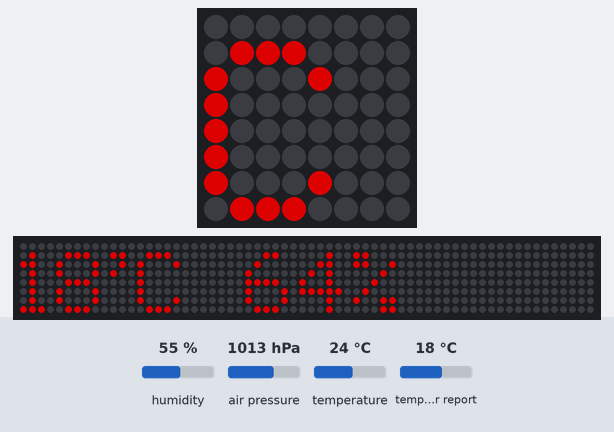
A program run on a simulated Raspberry Pi (BCM pin numbers) with a Sense HAT. Parts: the Sense HAT's 8×8 RGB LED matrix, a strip that is not on the board, showing the scrolling text unrolled. Inputs (shaded band) come from the test bench; at power-on: air pressure 1013 hPa, humidity 55 %, temperature 24 °C, temperature in the web weather report 18 °C. Dim RGB values are drawn brighter than linear; requests to the public web service named in the program get a made-up reply in its usual format after 0.4 s (London, UTC, broken clouds, 64 % humidity, 1013 hPa unless stated); the 64×8 strip is a reading aid, not a part: it shows the text the matrix is scrolling, unrolled, one strip-width of it at a time.

Above: at 6.7 s.
6.8 s: air pressure set to 952 hPa
At 8.9 s:
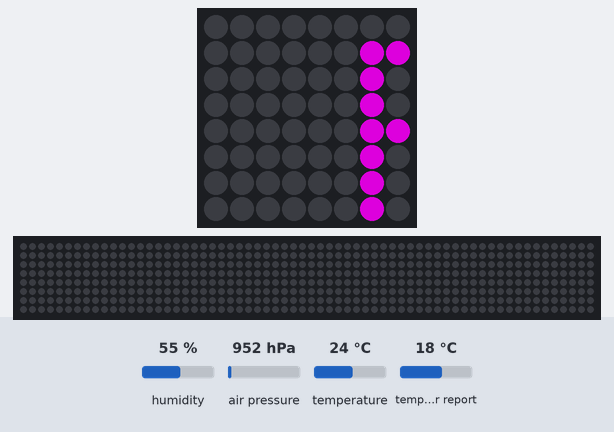
11.1 s: humidity set to 22 %
16.3 s: temperature set to 12 °C
At 20.41 s:
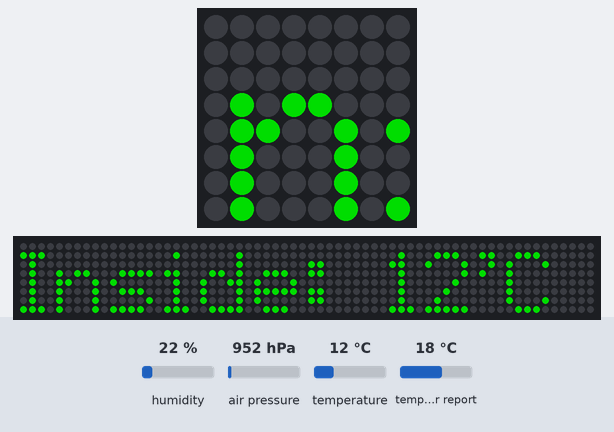
38.3 s: temperature in the web weather report set to -14 °C
At 48.06 s:
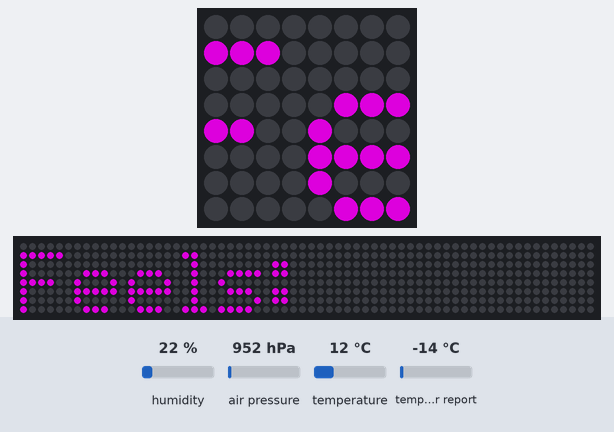

The program:

weather_sense.py
```python
#!/usr/bin/python3
import socket
import json
from sense_hat import SenseHat
import time

sense = SenseHat()
sense.set_rotation(180)

while True:
    inside_temp      = str(round(sense.temp))
    inside_humidity  = str(round(sense.humidity))
    inside_pressure  = str(round(sense.pressure))

    try:
        s = socket.socket()
        addr = socket.getaddrinfo('api.openweathermap.org', 80)

        s.connect(addr[0][4])
        s.send(b'GET http://api.openweathermap.org/data/2.5/weather?lat=53.26&lon=-6.21&appid=84ddwwfccdada49bc40acvvev3ef7&units=metric HTTP/1.0\r\n\r\n')

        html = s.recv(1000)
        div = html.split(b'\r\n\r\n')[-1]
        data = json.loads(div)
        s.close()

        outside_temp = str(round(data['main']['temp']))
        outside_humidity = str(round(data['main']['humidity']))
        feel = str(round(data['main']['feels_like']))
        desc = data['weather'][0]['description']
        wind = str(round((data['wind']['speed']) * 3.6))
        outside_pressure = str(round(data['main']['pressure']))
        outside_max = str(round(data['main']['temp_max']))
        outside_min = str(round(data['main']['temp_min']))

        sense.show_message("Inside: "  + inside_temp  + "'C " + inside_humidity  + "% " + inside_pressure + "mb", text_colour = (0,155,0), scroll_speed=0.03)
        sense.show_message("Outside: " + outside_temp + "'C " + outside_humidity + "% " + outside_pressure + "mb", text_colour = (155,0,0), scroll_speed=0.03)
        sense.show_message("Feels: " + feel + "'C Min: " + outside_min + "\'C Max: " + outside_max + "\'C", text_colour = (155,0,155), scroll_speed=0.03)
        sense.show_message("Wind: " + wind + "km/h " + desc.title(), text_colour = (155,0,155), scroll_speed=0.03)

    except Exception as e:
        #print(e)
        sense.show_message("Inside: "  + inside_temp  + "'C " + inside_humidity  + "% " + inside_pressure + "mb", text_colour = (0,155,0), scroll_speed=0.03)

    time.sleep(1)
```
